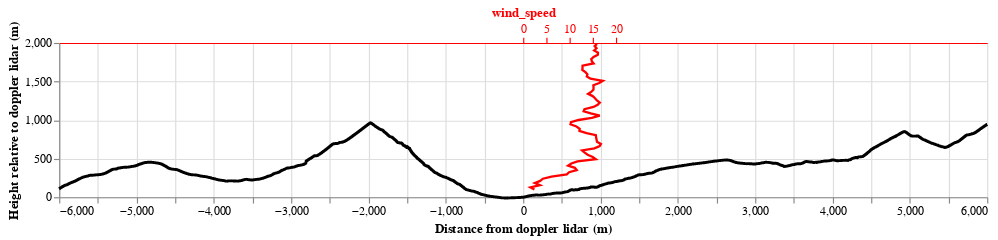

The notebook cell saved with this chart:
### Code cell
(profile_plot + winds_chart).resolve_scale(x='independent').configure_view(
    strokeOpacity=0
).display(renderer='svg')
